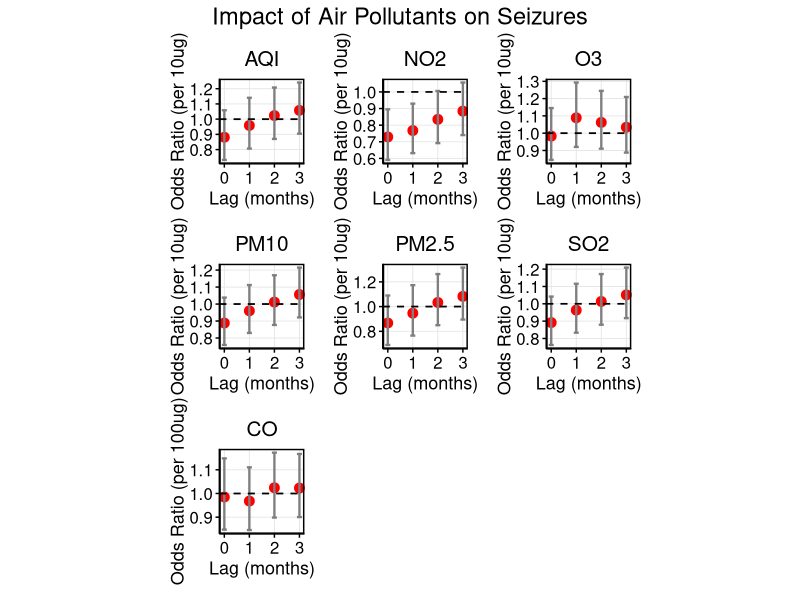
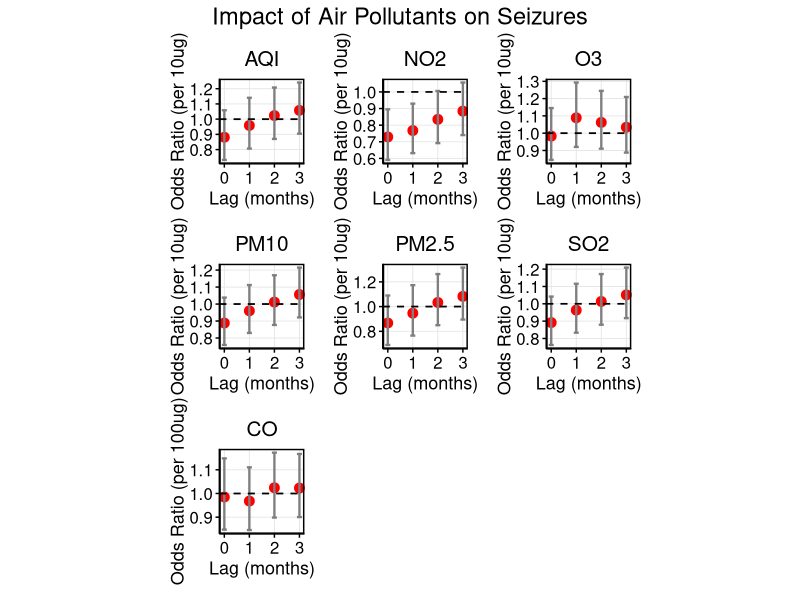

Reproduce these figures in R, in order.
setwd("/Users/shij/Documents/GitHub/NMDA_data_analysis/")
my.dat<-readxl::read_xlsx("NMDA_with_population_sex_ratio_age_portion.xlsx")
setwd("/Users/shij/Documents/GitHub/NMDA_data_analysis/251211/")

# ============================
# 1. Load Required Packages
# ============================
library(ggplot2)
library(dplyr)
library(tidyr)
library(broom)
library(patchwork)   # For combining plots
library(writexl)     # For exporting table

# ============================
# 2. Simplify Outcome Variable Name & Convert to Factor
# ============================
# Rename column for simplicity
names(my.dat)[names(my.dat) == "Seizures"] <- "Seizures"

# Check current class
class(my.dat$Seizures)
table(my.dat$Seizures)  # Should show 0 and 1

# Convert to factor (binary logistic regression expects factor or 0/1)
my.dat$Seizures <- factor(my.dat$Seizures, levels = c(0, 1), ordered = FALSE)

# Verify
str(my.dat$Seizures)

# ============================
# 3. Remove Rows with NA in Seizures (as requested)
# ============================
my.dat <- my.dat %>% drop_na(Seizures)

# ============================
# 4. Define Pollutants and Lags
# ============================
pollutants <- c("AQI", "NO2", "O3", "CO", "PM10", "PM2.5", "SO2")  # CO is 4th
lags <- c("M0", "M1", "M2", "M3")

# Create column name patterns
pollutant_cols <- sapply(pollutants, function(p) {
  paste0(p, "_", lags)
}, simplify = FALSE)

# ============================
# 5. Fit Binary Logistic Regression for Each Pollutant-Lag
# ============================
results_list <- list()

for (pollutant in pollutants) {
  lag_cols <- pollutant_cols[[pollutant]]
  for (lag_col in lag_cols) {
    # Check if column has variation and not all NA
    data_col <- my.dat[[lag_col]]
    if (all(is.na(data_col)) || length(unique(data_col[!is.na(data_col)])) <= 1) {
      message("Skipping ", lag_col, " — no variation or all NA")
      next
    }
    
    # Fit binary logistic regression
    model <- glm(Seizures ~ ., data = my.dat[, c("Seizures", lag_col)], 
                 family = binomial, na.action = na.omit)
    
    # Extract summary
    model_summary <- tidy(model, conf.int = TRUE, exponentiate = TRUE) %>%
      filter(term == lag_col) %>%
      mutate(Pollutant = pollutant,
             Lag = gsub(".*_", "", lag_col),
             Lag_Num = as.numeric(gsub("M", "", lag_col)))
    
    results_list <- append(results_list, list(model_summary))
  }
}

# Combine all results
results_df <- bind_rows(results_list)

# ============================
# 6. Clean and Format Results
# ============================
results_df <- results_df %>%
  mutate(
    Lag = trimws(toupper(Lag)),
    Lag.Num = as.numeric(gsub("^M(\\d+)$", "\\1", Lag))
  ) %>%
  filter(!is.na(Lag.Num))

# # ============================
# # 7. Create 7 Individual Plots (One per Pollutant) — NO TEXT LABELS
# # ============================
# # Get pollutants in desired order
# pollutants_plot <- c("AQI", "NO2", "O3", "CO", "PM10", "PM2.5", "SO2")
# 
# # Create list of individual plots
# plot_list <- lapply(pollutants_plot, function(poll) {
#   df_sub <- results_df %>% filter(Pollutant == poll)
#   
#   p <- ggplot(df_sub, aes(x = Lag.Num, y = estimate, ymin = conf.low, ymax = conf.high)) +
#     geom_point(color = "red", size = 3) +
#     geom_errorbar(width = 0.2, color = "gray50", size = 0.8) +
#     geom_hline(yintercept = 1, linetype = "dashed", color = "black", size = 0.6) +
#     labs(
#       x = "Lag (months)",
#       y = "Odds Ratio (OR)",
#       title = poll
#     ) +
#     theme_minimal() +
#     theme(
#       panel.border = element_rect(color = "black", fill = NA, size = 1),
#       panel.background = element_blank(),
#       panel.grid.major = element_line(color = "gray90", size = 0.3),
#       panel.grid.minor = element_blank(),
#       axis.line = element_line(color = "black", size = 0.5),
#       axis.ticks = element_line(color = "black", size = 0.5),
#       axis.text = element_text(size = 12, color = "black"),
#       axis.title = element_text(size = 13, color = "black"),
#       plot.title = element_text(hjust = 0.5, size = 15, color = "black"),
#       plot.margin = margin(10, 10, 10, 10),
#       axis.title.y = element_text(angle = 90, vjust = 0.5),
#       aspect.ratio = 1  # ← Forces square panels
#     ) +
#     # ✅ No text labels — remove all geom_text
#     # ✅ Tight x-axis: no extra padding
#     scale_x_continuous(
#       breaks = c(0, 1, 2, 3), 
#       labels = c("0", "1", "2", "3"),
#       expand = expansion(add = c(0.1, 0.1))  # ← Tight padding
#     )
#   
#   return(p)
# })
# 
# # ============================
# # 8. Combine All 7 Plots in a Single Row — CO LAST
# # ============================
# p_combined <- plot_list[[1]] + plot_list[[2]] + plot_list[[3]] + plot_list[[5]] + 
#   plot_list[[6]] + plot_list[[7]] + plot_list[[4]] +
#   plot_annotation(title = "Impact of Pollutants on Seizures",
#                   theme = theme(plot.title = element_text(hjust = 0.5, size = 17, color = "black")))
# 
# # Display plot
# print(p_combined)
# 
# # Optional: Save as PNG with width=12, height=15
# ggsave("NMDAR_Seizures.png", p_combined, width = 12, height = 15, dpi = 300, units = "in")

# ============================
# 7. Create 7 Individual Plots (One per Pollutant) — NO TEXT LABELS
# ============================
# Get pollutants in desired order
pollutants_plot <- c("AQI", "NO2", "O3", "CO", "PM10", "PM2.5", "SO2")

# Create list of individual plots
plot_list <- lapply(pollutants_plot, function(poll) {
  df_sub <- results_df %>% filter(Pollutant == poll)
  
  # Apply transformation based on pollutant
  if (poll == "CO") {
    df_sub <- df_sub %>%
      mutate(
        y = estimate^0.1,
        ymin = conf.low^0.1,
        ymax = conf.high^0.1
      )
    y_label <- "Odds Ratio (per 100ug)"
  } else {
    df_sub <- df_sub %>%
      mutate(
        y = estimate^10,
        ymin = conf.low^10,
        ymax = conf.high^10
      )
    y_label <- "Odds Ratio (per 10ug)"
  }
  
  p <- ggplot(df_sub, aes(x = Lag.Num, y = y, ymin = ymin, ymax = ymax)) +
    geom_point(color = "red", size = 3) +
    geom_errorbar(width = 0.2, color = "gray50", size = 0.8) +
    geom_hline(yintercept = 1, linetype = "dashed", color = "black", size = 0.6) +
    labs(
      x = "Lag (months)",
      y = y_label,  # ← Custom y-label per pollutant
      title = poll
    ) +
    theme_minimal() +
    theme(
      panel.border = element_rect(color = "black", fill = NA, size = 1),
      panel.background = element_blank(),
      panel.grid.major = element_line(color = "gray90", size = 0.3),
      panel.grid.minor = element_blank(),
      axis.line = element_line(color = "black", size = 0.5),
      axis.ticks = element_line(color = "black", size = 0.5),
      axis.text = element_text(size = 12, color = "black"),
      axis.title = element_text(size = 13, color = "black"),
      plot.title = element_text(hjust = 0.5, size = 15, color = "black"),
      plot.margin = margin(10, 10, 10, 10),
      axis.title.y = element_text(angle = 90, vjust = 0.5),
      aspect.ratio = 1  # ← Forces square panels
    ) +
    scale_x_continuous(
      breaks = c(0, 1, 2, 3), 
      labels = c("0", "1", "2", "3"),
      expand = expansion(add = c(0.1, 0.1))  # ← Tight padding
    )
  
  return(p)
})

# ============================
# 8. Combine All 7 Plots in a Single Row — CO LAST
# ============================
p_combined <- plot_list[[1]] + plot_list[[2]] + plot_list[[3]] + plot_list[[5]] + 
  plot_list[[6]] + plot_list[[7]] + plot_list[[4]] +
  plot_annotation(title = "Impact of Air Pollutants on Seizures",
                  theme = theme(plot.title = element_text(hjust = 0.5, size = 17, color = "black")))

# Display plot
print(p_combined)

# Optional: Save as PNG with width=12, height=15
ggsave("NMDAR_Seizures.png", p_combined, width = 12, height = 15, dpi = 300, units = "in")

# ============================
# 9. Create Clean Results Table (Include CO, OR, 95% CI, p-value)
# ============================

# # Create clean table
# table_df <- results_df %>%
#   select(Pollutant, Lag, estimate, conf.low, conf.high, p.value) %>%
#   mutate(
#     `Odds Ratio (OR)` = round(estimate, 4),
#     `95% CI` = paste0(round(conf.low, 4), " – ", round(conf.high, 4)),
#     `p-value` = ifelse(p.value < 0.001, 
#                        format(p.value, scientific = TRUE, digits = 2),
#                        round(p.value, 4)),
#     `Pollutant & Lag` = paste(Pollutant, Lag, sep = "_")
#   ) %>%
#   arrange(Pollutant, Lag) %>%
#   select(`Pollutant & Lag`, `Odds Ratio (OR)`, `95% CI`, `p-value`)

library(writexl)

# Create clean table with transformed ORs and CIs
table_df <- results_df %>%
  select(Pollutant, Lag, estimate, conf.low, conf.high, p.value) %>%
  mutate(
    # Apply transformation based on pollutant
    transformed_estimate = ifelse(Pollutant == "CO", estimate^0.1, estimate^10),
    transformed_conf.low = ifelse(Pollutant == "CO", conf.low^0.1, conf.low^10),
    transformed_conf.high = ifelse(Pollutant == "CO", conf.high^0.1, conf.high^10),
    
    # Format for display
    `Odds Ratio (OR)` = round(transformed_estimate, 4),
    `95% CI` = paste0(
      round(transformed_conf.low, 4), 
      " – ", 
      round(transformed_conf.high, 4)
    ),
    `p-value` = ifelse(p.value < 0.001, 
                       format(p.value, scientific = TRUE, digits = 2),
                       round(p.value, 4)),
    `Pollutant & Lag` = paste(Pollutant, Lag, sep = "_")
  ) %>%
  arrange(Pollutant, Lag) %>%
  select(`Pollutant & Lag`, `Odds Ratio (OR)`, `95% CI`, `p-value`)

# Export to Excel file (simplified name)
write_xlsx(table_df, "NMDAR_Seizures.xlsx")

# ✅ No print(head(...)) — as requested
